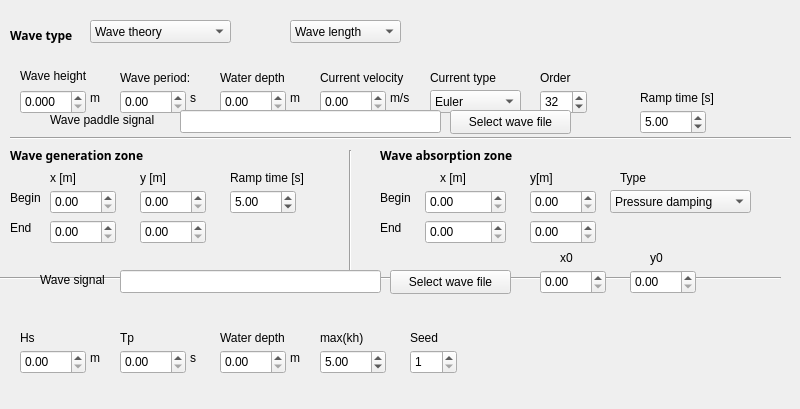
      <widget class="QWidget" name="tab_5">
       <attribute name="title">
        <string>Wave Generation</string>
       </attribute>
       <widget class="Line" name="line_25">
        <property name="geometry">
         <rect>
          <x>0</x>
          <y>270</y>
          <width>781</width>
          <height>16</height>
         </rect>
        </property>
        <property name="orientation">
         <enum>Qt::Horizontal</enum>
        </property>
       </widget>
       <widget class="QLabel" name="label_52">
        <property name="geometry">
         <rect>
          <x>10</x>
          <y>20</y>
          <width>131</width>
          <height>31</height>
         </rect>
        </property>
        <property name="font">
         <font>
          <family>Vemana2000</family>
          <pointsize>9</pointsize>
          <weight>75</weight>
          <bold>true</bold>
          <underline>false</underline>
         </font>
        </property>
        <property name="text">
         <string>Wave type</string>
        </property>
       </widget>
       <widget class="Line" name="line_27">
        <property name="geometry">
         <rect>
          <x>10</x>
          <y>130</y>
          <width>781</width>
          <height>16</height>
         </rect>
        </property>
        <property name="orientation">
         <enum>Qt::Horizontal</enum>
        </property>
       </widget>
       <widget class="QDoubleSpinBox" name="yAbsorbStart">
        <property name="geometry">
         <rect>
          <x>530</x>
          <y>190</y>
          <width>66</width>
          <height>24</height>
         </rect>
        </property>
        <property name="maximum">
         <double>100000.000000000000000</double>
        </property>
       </widget>
       <widget class="QLabel" name="label_132">
        <property name="geometry">
         <rect>
          <x>440</x>
          <y>170</y>
          <width>41</width>
          <height>16</height>
         </rect>
        </property>
        <property name="text">
         <string>x [m]</string>
        </property>
       </widget>
       <widget class="QDoubleSpinBox" name="xAbsorbStart">
        <property name="geometry">
         <rect>
          <x>425</x>
          <y>190</y>
          <width>81</width>
          <height>24</height>
         </rect>
        </property>
        <property name="maximum">
         <double>100000.000000000000000</double>
        </property>
       </widget>
       <widget class="QLabel" name="label_133">
        <property name="geometry">
         <rect>
          <x>380</x>
          <y>220</y>
          <width>31</width>
          <height>16</height>
         </rect>
        </property>
        <property name="text">
         <string>End</string>
        </property>
       </widget>
       <widget class="QLabel" name="label_134">
        <property name="geometry">
         <rect>
          <x>380</x>
          <y>140</y>
          <width>181</width>
          <height>31</height>
         </rect>
        </property>
        <property name="font">
         <font>
          <family>Vemana2000</family>
          <pointsize>9</pointsize>
          <weight>75</weight>
          <bold>true</bold>
          <underline>false</underline>
         </font>
        </property>
        <property name="text">
         <string>Wave absorption zone</string>
        </property>
       </widget>
       <widget class="QDoubleSpinBox" name="xAbsorbEnd">
        <property name="geometry">
         <rect>
          <x>425</x>
          <y>220</y>
          <width>81</width>
          <height>24</height>
         </rect>
        </property>
        <property name="maximum">
         <double>100000.000000000000000</double>
        </property>
       </widget>
       <widget class="QDoubleSpinBox" name="yAbsorbEnd">
        <property name="geometry">
         <rect>
          <x>530</x>
          <y>220</y>
          <width>66</width>
          <height>24</height>
         </rect>
        </property>
        <property name="maximum">
         <double>100000.000000000000000</double>
        </property>
       </widget>
       <widget class="QLabel" name="label_135">
        <property name="geometry">
         <rect>
          <x>530</x>
          <y>170</y>
          <width>41</width>
          <height>16</height>
         </rect>
        </property>
        <property name="text">
         <string>y[m]</string>
        </property>
       </widget>
       <widget class="QLabel" name="label_136">
        <property name="geometry">
         <rect>
          <x>380</x>
          <y>190</y>
          <width>41</width>
          <height>16</height>
         </rect>
        </property>
        <property name="text">
         <string>Begin</string>
        </property>
       </widget>
       <widget class="Line" name="line_26">
        <property name="geometry">
         <rect>
          <x>340</x>
          <y>150</y>
          <width>20</width>
          <height>121</height>
         </rect>
        </property>
        <property name="orientation">
         <enum>Qt::Vertical</enum>
        </property>
       </widget>
       <widget class="QComboBox" name="waveType">
        <property name="geometry">
         <rect>
          <x>90</x>
          <y>20</y>
          <width>141</width>
          <height>23</height>
         </rect>
        </property>
        <item>
         <property name="text">
          <string>Wave theory</string>
         </property>
        </item>
        <item>
         <property name="text">
          <string>Stream function</string>
         </property>
        </item>
        <item>
         <property name="text">
          <string>JONSWAP</string>
         </property>
        </item>
        <item>
         <property name="text">
          <string>PM</string>
         </property>
        </item>
        <item>
         <property name="text">
          <string>Wave file</string>
         </property>
        </item>
        <item>
         <property name="text">
          <string>Wave maker</string>
         </property>
        </item>
       </widget>
       <widget class="QWidget" name="widget_SF" native="true">
        <property name="enabled">
         <bool>true</bool>
        </property>
        <property name="geometry">
         <rect>
          <x>0</x>
          <y>60</y>
          <width>771</width>
          <height>80</height>
         </rect>
        </property>
        <widget class="QLabel" name="SF_TLabel">
         <property name="geometry">
          <rect>
           <x>120</x>
           <y>10</y>
           <width>81</width>
           <height>16</height>
          </rect>
         </property>
         <property name="text">
          <string>Wave period:</string>
         </property>
        </widget>
        <widget class="QDoubleSpinBox" name="SF_H">
         <property name="geometry">
          <rect>
           <x>20</x>
           <y>30</y>
           <width>66</width>
           <height>24</height>
          </rect>
         </property>
         <property name="decimals">
          <number>3</number>
         </property>
        </widget>
        <widget class="QLabel" name="label_142">
         <property name="geometry">
          <rect>
           <x>220</x>
           <y>10</y>
           <width>81</width>
           <height>16</height>
          </rect>
         </property>
         <property name="text">
          <string>Water depth</string>
         </property>
        </widget>
        <widget class="QDoubleSpinBox" name="SF_h">
         <property name="geometry">
          <rect>
           <x>220</x>
           <y>30</y>
           <width>66</width>
           <height>24</height>
          </rect>
         </property>
         <property name="maximum">
          <double>9999.000000000000000</double>
         </property>
        </widget>
        <widget class="QDoubleSpinBox" name="SF_T">
         <property name="geometry">
          <rect>
           <x>120</x>
           <y>30</y>
           <width>66</width>
           <height>24</height>
          </rect>
         </property>
         <property name="maximum">
          <double>1000.000000000000000</double>
         </property>
         <property name="singleStep">
          <double>0.100000000000000</double>
         </property>
        </widget>
        <widget class="QLabel" name="label_140">
         <property name="geometry">
          <rect>
           <x>20</x>
           <y>6</y>
           <width>91</width>
           <height>20</height>
          </rect>
         </property>
         <property name="text">
          <string>Wave height</string>
         </property>
        </widget>
        <widget class="QDoubleSpinBox" name="SF_U">
         <property name="geometry">
          <rect>
           <x>320</x>
           <y>30</y>
           <width>66</width>
           <height>24</height>
          </rect>
         </property>
        </widget>
        <widget class="QLabel" name="label_143">
         <property name="geometry">
          <rect>
           <x>320</x>
           <y>10</y>
           <width>101</width>
           <height>16</height>
          </rect>
         </property>
         <property name="text">
          <string>Current velocity</string>
         </property>
        </widget>
        <widget class="QLabel" name="label_144">
         <property name="geometry">
          <rect>
           <x>90</x>
           <y>30</y>
           <width>21</width>
           <height>16</height>
          </rect>
         </property>
         <property name="text">
          <string>m</string>
         </property>
        </widget>
        <widget class="QLabel" name="SF_TL_unit">
         <property name="geometry">
          <rect>
           <x>190</x>
           <y>30</y>
           <width>21</width>
           <height>16</height>
          </rect>
         </property>
         <property name="text">
          <string>s</string>
         </property>
        </widget>
        <widget class="QLabel" name="label_146">
         <property name="geometry">
          <rect>
           <x>290</x>
           <y>30</y>
           <width>21</width>
           <height>16</height>
          </rect>
         </property>
         <property name="text">
          <string>m</string>
         </property>
        </widget>
        <widget class="QLabel" name="label_147">
         <property name="geometry">
          <rect>
           <x>390</x>
           <y>30</y>
           <width>21</width>
           <height>16</height>
          </rect>
         </property>
         <property name="text">
          <string>m/s</string>
         </property>
        </widget>
        <widget class="QLabel" name="label_148">
         <property name="geometry">
          <rect>
           <x>430</x>
           <y>10</y>
           <width>81</width>
           <height>16</height>
          </rect>
         </property>
         <property name="text">
          <string>Current type</string>
         </property>
        </widget>
        <widget class="QComboBox" name="stokesOrEuler">
         <property name="geometry">
          <rect>
           <x>430</x>
           <y>30</y>
           <width>91</width>
           <height>23</height>
          </rect>
         </property>
         <item>
          <property name="text">
           <string>Euler</string>
          </property>
         </item>
         <item>
          <property name="text">
           <string>Stokes</string>
          </property>
         </item>
        </widget>
        <widget class="QLabel" name="label_149">
         <property name="geometry">
          <rect>
           <x>540</x>
           <y>10</y>
           <width>81</width>
           <height>16</height>
          </rect>
         </property>
         <property name="text">
          <string>Order</string>
         </property>
        </widget>
        <widget class="QSpinBox" name="SF_n">
         <property name="geometry">
          <rect>
           <x>540</x>
           <y>30</y>
           <width>47</width>
           <height>24</height>
          </rect>
         </property>
         <property name="minimum">
          <number>1</number>
         </property>
         <property name="maximum">
          <number>40</number>
         </property>
         <property name="value">
          <number>32</number>
         </property>
        </widget>
        <zorder>SF_TLabel</zorder>
        <zorder>SF_T</zorder>
        <zorder>SF_h</zorder>
        <zorder>label_140</zorder>
        <zorder>SF_H</zorder>
        <zorder>label_142</zorder>
        <zorder>SF_U</zorder>
        <zorder>label_143</zorder>
        <zorder>label_144</zorder>
        <zorder>SF_TL_unit</zorder>
        <zorder>label_146</zorder>
        <zorder>label_147</zorder>
        <zorder>label_148</zorder>
        <zorder>stokesOrEuler</zorder>
        <zorder>label_149</zorder>
        <zorder>SF_n</zorder>
       </widget>
       <widget class="QComboBox" name="LorP_ComboBox">
        <property name="geometry">
         <rect>
          <x>290</x>
          <y>20</y>
          <width>111</width>
          <height>23</height>
         </rect>
        </property>
        <item>
         <property name="text">
          <string>Wave length</string>
         </property>
        </item>
        <item>
         <property name="text">
          <string>wave period</string>
         </property>
        </item>
       </widget>
       <widget class="QComboBox" name="pressureDampingOrRelax">
        <property name="geometry">
         <rect>
          <x>610</x>
          <y>190</y>
          <width>141</width>
          <height>23</height>
         </rect>
        </property>
        <item>
         <property name="text">
          <string>Pressure damping</string>
         </property>
        </item>
        <item>
         <property name="text">
          <string>Relaxation zone</string>
         </property>
        </item>
       </widget>
       <widget class="QLabel" name="label_164">
        <property name="geometry">
         <rect>
          <x>620</x>
          <y>170</y>
          <width>41</width>
          <height>16</height>
         </rect>
        </property>
        <property name="text">
         <string>Type</string>
        </property>
       </widget>
       <widget class="QWidget" name="waveGeneration_widget" native="true">
        <property name="geometry">
         <rect>
          <x>0</x>
          <y>140</y>
          <width>371</width>
          <height>111</height>
         </rect>
        </property>
        <widget class="QLabel" name="label_126">
         <property name="geometry">
          <rect>
           <x>50</x>
           <y>30</y>
           <width>41</width>
           <height>16</height>
          </rect>
         </property>
         <property name="text">
          <string>x [m]</string>
         </property>
        </widget>
        <widget class="QDoubleSpinBox" name="yGenStart">
         <property name="geometry">
          <rect>
           <x>140</x>
           <y>50</y>
           <width>66</width>
           <height>24</height>
          </rect>
         </property>
         <property name="maximum">
          <double>100000.000000000000000</double>
         </property>
        </widget>
        <widget class="QLabel" name="label_130">
         <property name="geometry">
          <rect>
           <x>10</x>
           <y>80</y>
           <width>31</width>
           <height>16</height>
          </rect>
         </property>
         <property name="text">
          <string>End</string>
         </property>
        </widget>
        <widget class="QDoubleSpinBox" name="xGenEnd">
         <property name="geometry">
          <rect>
           <x>50</x>
           <y>80</y>
           <width>66</width>
           <height>24</height>
          </rect>
         </property>
         <property name="maximum">
          <double>100000.000000000000000</double>
         </property>
        </widget>
        <widget class="QDoubleSpinBox" name="rampTime">
         <property name="geometry">
          <rect>
           <x>230</x>
           <y>50</y>
           <width>66</width>
           <height>24</height>
          </rect>
         </property>
         <property name="value">
          <double>5.000000000000000</double>
         </property>
        </widget>
        <widget class="QLabel" name="label_55">
         <property name="geometry">
          <rect>
           <x>10</x>
           <y>0</y>
           <width>191</width>
           <height>31</height>
          </rect>
         </property>
         <property name="font">
          <font>
           <family>Vemana2000</family>
           <pointsize>9</pointsize>
           <weight>75</weight>
           <bold>true</bold>
           <underline>false</underline>
          </font>
         </property>
         <property name="text">
          <string>Wave generation zone</string>
         </property>
        </widget>
        <widget class="QLabel" name="label_127">
         <property name="geometry">
          <rect>
           <x>140</x>
           <y>30</y>
           <width>41</width>
           <height>16</height>
          </rect>
         </property>
         <property name="text">
          <string>y [m]</string>
         </property>
        </widget>
        <widget class="QLabel" name="label_163">
         <property name="geometry">
          <rect>
           <x>230</x>
           <y>30</y>
           <width>91</width>
           <height>16</height>
          </rect>
         </property>
         <property name="text">
          <string>Ramp time [s]</string>
         </property>
        </widget>
        <widget class="QLabel" name="label_129">
         <property name="geometry">
          <rect>
           <x>10</x>
           <y>50</y>
           <width>41</width>
           <height>16</height>
          </rect>
         </property>
         <property name="text">
          <string>Begin</string>
         </property>
        </widget>
        <widget class="QDoubleSpinBox" name="yGenEnd">
         <property name="geometry">
          <rect>
           <x>140</x>
           <y>80</y>
           <width>66</width>
           <height>24</height>
          </rect>
         </property>
         <property name="maximum">
          <double>100000.000000000000000</double>
         </property>
        </widget>
        <widget class="QDoubleSpinBox" name="xGenStart">
         <property name="geometry">
          <rect>
           <x>50</x>
           <y>50</y>
           <width>66</width>
           <height>24</height>
          </rect>
         </property>
         <property name="maximum">
          <double>100000.000000000000000</double>
         </property>
        </widget>
        <zorder>label_126</zorder>
        <zorder>yGenStart</zorder>
        <zorder>label_130</zorder>
        <zorder>xGenEnd</zorder>
        <zorder>rampTime</zorder>
        <zorder>label_127</zorder>
        <zorder>label_163</zorder>
        <zorder>label_129</zorder>
        <zorder>yGenEnd</zorder>
        <zorder>label_55</zorder>
        <zorder>xGenStart</zorder>
       </widget>
       <widget class="QWidget" name="widget_customSpectrum" native="true">
        <property name="enabled">
         <bool>true</bool>
        </property>
        <property name="geometry">
         <rect>
          <x>20</x>
          <y>250</y>
          <width>681</width>
          <height>80</height>
         </rect>
        </property>
        <widget class="QLabel" name="label_170">
         <property name="geometry">
          <rect>
           <x>20</x>
           <y>20</y>
           <width>121</width>
           <height>20</height>
          </rect>
         </property>
         <property name="text">
          <string>Wave signal</string>
         </property>
        </widget>
        <widget class="QLineEdit" name="selectedWaveFile_eta">
         <property name="geometry">
          <rect>
           <x>100</x>
           <y>20</y>
           <width>261</width>
           <height>23</height>
          </rect>
         </property>
        </widget>
        <widget class="QPushButton" name="selectWaveFile_eta">
         <property name="geometry">
          <rect>
           <x>370</x>
           <y>20</y>
           <width>121</width>
           <height>24</height>
          </rect>
         </property>
         <property name="text">
          <string>Select wave file</string>
         </property>
        </widget>
        <widget class="QDoubleSpinBox" name="irr_y0">
         <property name="geometry">
          <rect>
           <x>610</x>
           <y>20</y>
           <width>66</width>
           <height>24</height>
          </rect>
         </property>
         <property name="maximum">
          <double>10000.000000000000000</double>
         </property>
         <property name="value">
          <double>0.000000000000000</double>
         </property>
        </widget>
        <widget class="QLabel" name="label_171">
         <property name="geometry">
          <rect>
           <x>630</x>
           <y>0</y>
           <width>31</width>
           <height>16</height>
          </rect>
         </property>
         <property name="text">
          <string>y0</string>
         </property>
        </widget>
        <widget class="QDoubleSpinBox" name="irr_x0">
         <property name="geometry">
          <rect>
           <x>520</x>
           <y>20</y>
           <width>66</width>
           <height>24</height>
          </rect>
         </property>
         <property name="maximum">
          <double>10000.000000000000000</double>
         </property>
         <property name="value">
          <double>0.000000000000000</double>
         </property>
        </widget>
        <widget class="QLabel" name="label_172">
         <property name="geometry">
          <rect>
           <x>540</x>
           <y>0</y>
           <width>31</width>
           <height>16</height>
          </rect>
         </property>
         <property name="text">
          <string>x0</string>
         </property>
        </widget>
       </widget>
       <widget class="QWidget" name="widget_waveFile" native="true">
        <property name="enabled">
         <bool>true</bool>
        </property>
        <property name="geometry">
         <rect>
          <x>30</x>
          <y>90</y>
          <width>711</width>
          <height>80</height>
         </rect>
        </property>
        <widget class="QLabel" name="label_169">
         <property name="geometry">
          <rect>
           <x>20</x>
           <y>20</y>
           <width>121</width>
           <height>20</height>
          </rect>
         </property>
         <property name="text">
          <string>Wave paddle signal</string>
         </property>
        </widget>
        <widget class="QLineEdit" name="selectedWaveFile">
         <property name="geometry">
          <rect>
           <x>150</x>
           <y>20</y>
           <width>261</width>
           <height>23</height>
          </rect>
         </property>
        </widget>
        <widget class="QPushButton" name="selectWaveFile">
         <property name="geometry">
          <rect>
           <x>420</x>
           <y>20</y>
           <width>121</width>
           <height>24</height>
          </rect>
         </property>
         <property name="text">
          <string>Select wave file</string>
         </property>
        </widget>
        <widget class="QDoubleSpinBox" name="rampTime_waveFile">
         <property name="geometry">
          <rect>
           <x>610</x>
           <y>20</y>
           <width>66</width>
           <height>24</height>
          </rect>
         </property>
         <property name="value">
          <double>5.000000000000000</double>
         </property>
        </widget>
        <widget class="QLabel" name="label_168">
         <property name="geometry">
          <rect>
           <x>610</x>
           <y>0</y>
           <width>91</width>
           <height>16</height>
          </rect>
         </property>
         <property name="text">
          <string>Ramp time [s]</string>
         </property>
        </widget>
       </widget>
       <widget class="QWidget" name="widget_JONSWAP" native="true">
        <property name="enabled">
         <bool>true</bool>
        </property>
        <property name="geometry">
         <rect>
          <x>0</x>
          <y>320</y>
          <width>681</width>
          <height>80</height>
         </rect>
        </property>
        <widget class="QLabel" name="label_150">
         <property name="geometry">
          <rect>
           <x>120</x>
           <y>10</y>
           <width>81</width>
           <height>16</height>
          </rect>
         </property>
         <property name="text">
          <string>Tp</string>
         </property>
        </widget>
        <widget class="QDoubleSpinBox" name="Hs">
         <property name="geometry">
          <rect>
           <x>20</x>
           <y>30</y>
           <width>66</width>
           <height>24</height>
          </rect>
         </property>
        </widget>
        <widget class="QLabel" name="label_151">
         <property name="geometry">
          <rect>
           <x>220</x>
           <y>10</y>
           <width>81</width>
           <height>16</height>
          </rect>
         </property>
         <property name="text">
          <string>Water depth</string>
         </property>
        </widget>
        <widget class="QDoubleSpinBox" name="h">
         <property name="geometry">
          <rect>
           <x>220</x>
           <y>30</y>
           <width>66</width>
           <height>24</height>
          </rect>
         </property>
        </widget>
        <widget class="QDoubleSpinBox" name="Tp">
         <property name="geometry">
          <rect>
           <x>120</x>
           <y>30</y>
           <width>66</width>
           <height>24</height>
          </rect>
         </property>
        </widget>
        <widget class="QLabel" name="label_152">
         <property name="geometry">
          <rect>
           <x>20</x>
           <y>10</y>
           <width>81</width>
           <height>16</height>
          </rect>
         </property>
         <property name="text">
          <string>Hs</string>
         </property>
        </widget>
        <widget class="QLabel" name="label_154">
         <property name="geometry">
          <rect>
           <x>90</x>
           <y>30</y>
           <width>21</width>
           <height>16</height>
          </rect>
         </property>
         <property name="text">
          <string>m</string>
         </property>
        </widget>
        <widget class="QLabel" name="label_155">
         <property name="geometry">
          <rect>
           <x>190</x>
           <y>30</y>
           <width>21</width>
           <height>16</height>
          </rect>
         </property>
         <property name="text">
          <string>s</string>
         </property>
        </widget>
        <widget class="QLabel" name="label_156">
         <property name="geometry">
          <rect>
           <x>290</x>
           <y>30</y>
           <width>21</width>
           <height>16</height>
          </rect>
         </property>
         <property name="text">
          <string>m</string>
         </property>
        </widget>
        <widget class="QDoubleSpinBox" name="maxkh">
         <property name="geometry">
          <rect>
           <x>320</x>
           <y>30</y>
           <width>66</width>
           <height>24</height>
          </rect>
         </property>
         <property name="value">
          <double>5.000000000000000</double>
         </property>
        </widget>
        <widget class="QLabel" name="label_166">
         <property name="geometry">
          <rect>
           <x>320</x>
           <y>10</y>
           <width>81</width>
           <height>16</height>
          </rect>
         </property>
         <property name="text">
          <string>max(kh)</string>
         </property>
        </widget>
        <widget class="QLabel" name="label_167">
         <property name="geometry">
          <rect>
           <x>410</x>
           <y>10</y>
           <width>81</width>
           <height>16</height>
          </rect>
         </property>
         <property name="text">
          <string>Seed</string>
         </property>
        </widget>
        <widget class="QSpinBox" name="seed">
         <property name="geometry">
          <rect>
           <x>410</x>
           <y>30</y>
           <width>47</width>
           <height>24</height>
          </rect>
         </property>
         <property name="minimum">
          <number>1</number>
         </property>
         <property name="maximum">
          <number>5</number>
         </property>
        </widget>
       </widget>
       <zorder>label_52</zorder>
       <zorder>widget_SF</zorder>
       <zorder>line_25</zorder>
       <zorder>line_27</zorder>
       <zorder>yAbsorbStart</zorder>
       <zorder>label_132</zorder>
       <zorder>xAbsorbStart</zorder>
       <zorder>label_133</zorder>
       <zorder>xAbsorbEnd</zorder>
       <zorder>yAbsorbEnd</zorder>
       <zorder>label_135</zorder>
       <zorder>label_136</zorder>
       <zorder>line_26</zorder>
       <zorder>waveType</zorder>
       <zorder>LorP_ComboBox</zorder>
       <zorder>pressureDampingOrRelax</zorder>
       <zorder>label_164</zorder>
       <zorder>waveGeneration_widget</zorder>
       <zorder>label_134</zorder>
       <zorder>widget_customSpectrum</zorder>
       <zorder>widget_waveFile</zorder>
       <zorder>widget_JONSWAP</zorder>
      </widget>
